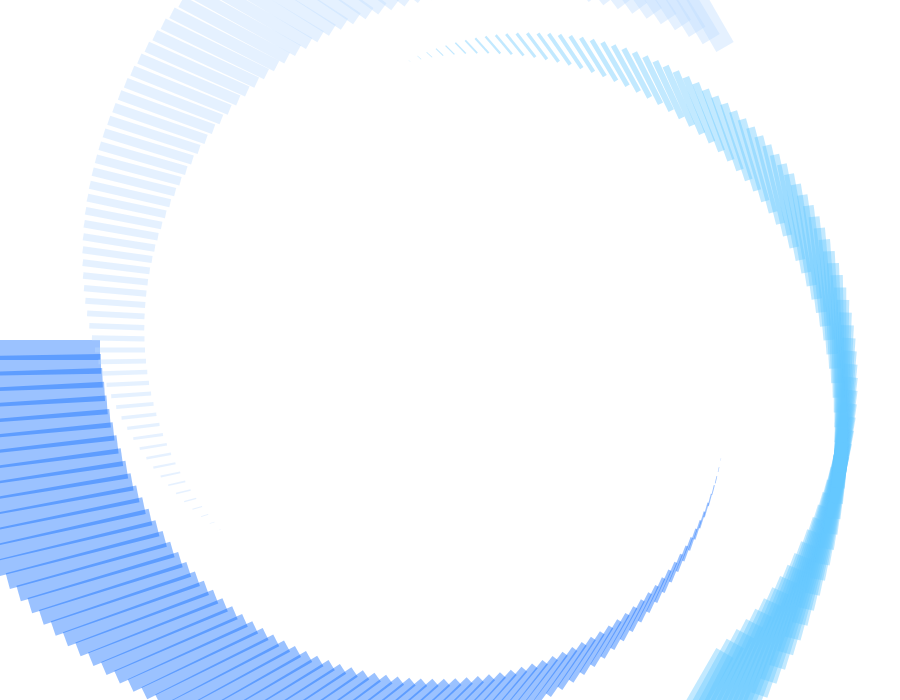
Frame 1 (no input)
Frame 60 (no input): identical to frame 1, image omitted
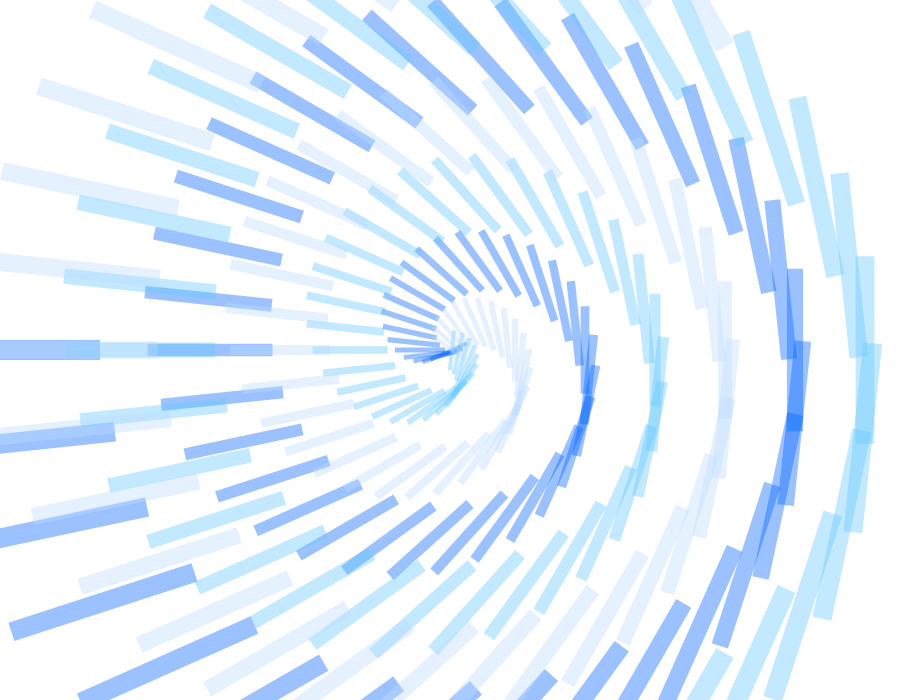
Frame 120 (the mouse pressed at the canvas centre since frame 60)

The p5.js sketch that drew these frames (run headless with seeded random() and noise() and a simulated clock; from frame 60 on, the mouse is pressed at the canvas centre):

// p5.js sketch
// ── sketch.js


function setup() {
    createCanvas(900, 700);
}

var changeInLength = -2.5;
var changeInRadiusOfRotation = -4;
var changeInRotation = -3;

/**
Draws a spiral of rectangles recursively.
@param {number} length The inital length of a rectangle in the spiral
@param {number} radiusOfRotation The radius which is used to determine the rectangle's position in the spiral
@param {number} rotation The current amount of rotation for the rectangle
**/
function recursiveDraw(length, radiusOfRotation, rotation){
  if(length <=1 || radiusOfRotation < 0){ //stop drawing when the length or radius is too small
    return;
  }
  rectMode(CENTER);
  var x = cos(radians(rotation)) * radiusOfRotation; //determine position in spiral based on current rotation
  var y = sin(radians(rotation)) * radiusOfRotation;

  push();
  translate(width/2, height/2); //translate to center
  rotate(radians(rotation+180));
  noStroke();
  rect(x, y, length, length* 0.1);
  pop();

  //gradually shrink the length of the rectangle, the radius (which determines position), and increment the rotation
  recursiveDraw(length +changeInLength, radiusOfRotation + changeInRadiusOfRotation, rotation +changeInRotation);
}

var count = 0;
function draw() {
  background(255);
  changeInRotation = - (1 + mouseX/width * 10); //user controls certain variables used in the recusive function by mouse position
  changeInRadiusOfRotation = - (2 + mouseY/height * 10);

  fill(0, 100, 255, 100);
  recursiveDraw(200, width/2, 0); //draw 3 spirals at different starting rotations
  fill(100, 200, 255, 100);
  recursiveDraw(200, width/2, 120);
  fill(190, 220, 255, 100);
  recursiveDraw(200, width/2, 240);
}
